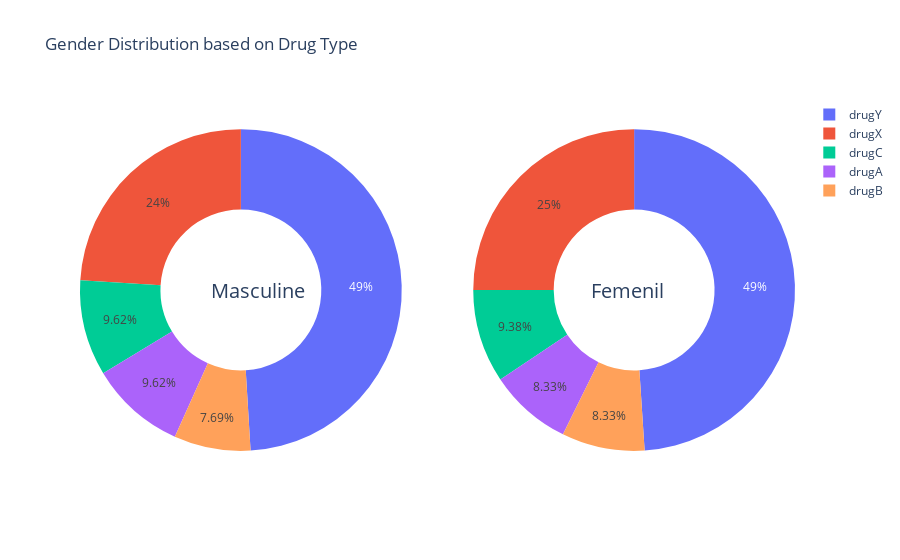

Here is the notebook cell this chart was saved with:
### Markdown cell above
Gender Distribution by Drug

### Code cell
df_drug_f=df_drug[df_drug['Sex']=='F'].value_counts()
df_drug_m=df_drug[df_drug['Sex']=='M'].value_counts()

#subplot donut heroes and villains by race
fig=make_subplots(rows=1, cols=2, specs=[[{'type':'domain'}, {'type':'domain'}]])
fig.add_trace(go.Pie(labels=df_drug['Drug'], values=df_drug_m, name="Masculine"),
              1, 1)
fig.add_trace(go.Pie(labels=df_drug['Drug'], values=df_drug_f, name="Femenil"),
              1, 2)

# Use `hole` to create a donut-like pie chart
fig.update_traces(hole=.5, hoverinfo="label+percent+name")

fig.update_layout(
    title_text="Gender Distribution based on Drug Type",
    # Add annotations in the center of the donut pies.
    annotations=[dict(text='Masculine', x=0.18, y=0.5, font_size=20, showarrow=False),
                 dict(text='Femenil', x=0.82, y=0.5, font_size=20, showarrow=False)])
fig.show()

### Figure 1 — Plotly figure (JSON) as saved in the notebook; plotly's stock layout.template omitted (floating-point values rounded to 4 significant figures; data arrays with more than 128 entries replaced by an {"elided": "..."} marker saying what was removed)
{"data": [{"labels": {"elided": "200 str values"}, "name": "Masculine", "values": [1, 1, 1, 1, 1, 1, 1, 1, 1, 1, 1, 1, 1, 1, 1, 1, 1, 1, 1, 1, 1, 1, 1, 1, 1, 1, 1, 1, 1, 1, 1, 1, 1, 1, 1, 1, 1, 1, 1, 1, 1, 1, 1, 1, 1, 1, 1, 1, 1, 1, 1, 1, 1, 1, 1, 1, 1, 1, 1, 1, 1, 1, 1, 1, 1, 1, 1, 1, 1, 1, 1, 1, 1, 1, 1, 1, 1, 1, 1, 1, 1, 1, 1, 1, 1, 1, 1, 1, 1, 1, 1, 1, 1, 1, 1, 1, 1, 1, 1, 1, 1, 1, 1, 1], "type": "pie", "domain": {"x": [0, 0.45], "y": [0, 1]}, "hole": 0.5, "hoverinfo": "label+percent+name"}, {"labels": {"elided": "200 str values"}, "name": "Femenil", "values": [1, 1, 1, 1, 1, 1, 1, 1, 1, 1, 1, 1, 1, 1, 1, 1, 1, 1, 1, 1, 1, 1, 1, 1, 1, 1, 1, 1, 1, 1, 1, 1, 1, 1, 1, 1, 1, 1, 1, 1, 1, 1, 1, 1, 1, 1, 1, 1, 1, 1, 1, 1, 1, 1, 1, 1, 1, 1, 1, 1, 1, 1, 1, 1, 1, 1, 1, 1, 1, 1, 1, 1, 1, 1, 1, 1, 1, 1, 1, 1, 1, 1, 1, 1, 1, 1, 1, 1, 1, 1, 1, 1, 1, 1, 1, 1], "type": "pie", "domain": {"x": [0.55, 1], "y": [0, 1]}, "hole": 0.5, "hoverinfo": "label+percent+name"}], "layout": {"title": {"text": "Gender Distribution based on Drug Type"}, "annotations": [{"showarrow": false, "text": "Masculine", "x": 0.18, "y": 0.5, "font": {"size": 20}}, {"showarrow": false, "text": "Femenil", "x": 0.82, "y": 0.5, "font": {"size": 20}}]}}
